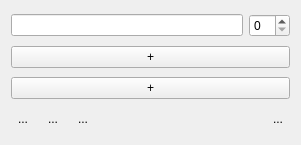
<?xml version="1.0" encoding="UTF-8"?>
<ui version="4.0">
 <class>RegistrationEntityWidgetControls</class>
 <widget class="QWidget" name="RegistrationEntityWidgetControls">
  <property name="geometry">
   <rect>
    <x>0</x>
    <y>0</y>
    <width>301</width>
    <height>145</height>
   </rect>
  </property>
  <property name="windowTitle">
   <string>Form</string>
  </property>
  <layout class="QVBoxLayout" name="widgetList">
   <item>
    <layout class="QHBoxLayout" name="horizontalLayout">
     <item>
      <widget class="QLineEdit" name="lineEditName"/>
     </item>
     <item>
      <widget class="QSpinBox" name="index"/>
     </item>
    </layout>
   </item>
   <item>
    <layout class="QHBoxLayout" name="referencePointSetData">
     <item>
      <widget class="QPushButton" name="addMovingPointSet">
       <property name="minimumSize">
        <size>
         <width>25</width>
         <height>0</height>
        </size>
       </property>
       <property name="text">
        <string>+</string>
       </property>
      </widget>
     </item>
    </layout>
   </item>
   <item>
    <layout class="QHBoxLayout" name="attachmentLayout">
     <item>
      <widget class="QPushButton" name="addAttachment">
       <property name="minimumSize">
        <size>
         <width>25</width>
         <height>0</height>
        </size>
       </property>
       <property name="text">
        <string>+</string>
       </property>
      </widget>
     </item>
    </layout>
   </item>
   <item>
    <layout class="QHBoxLayout" name="horizontalLayout_2">
     <item>
      <widget class="QToolButton" name="btnSaveTransforms">
       <property name="toolTip">
        <string>Save elastix transformation files</string>
       </property>
       <property name="text">
        <string>...</string>
       </property>
       <property name="icon">
        <iconset resource="../../../../../mitk/Plugins/org.mitk.gui.qt.ext/resources/org_mitk_icons.qrc">
         <normaloff>:/org_mitk_icons/icons/awesome/scalable/actions/document-save.svg</normaloff>:/org_mitk_icons/icons/awesome/scalable/actions/document-save.svg</iconset>
       </property>
       <property name="iconSize">
        <size>
         <width>28</width>
         <height>28</height>
        </size>
       </property>
       <property name="autoRaise">
        <bool>true</bool>
       </property>
      </widget>
     </item>
     <item>
      <widget class="QToolButton" name="btnLoadPreset">
       <property name="toolTip">
        <string>Open elastix transformation files</string>
       </property>
       <property name="text">
        <string>...</string>
       </property>
       <property name="icon">
        <iconset resource="../../../../../mitk/Plugins/org.mitk.gui.qt.ext/resources/org_mitk_icons.qrc">
         <normaloff>:/org_mitk_icons/icons/awesome/scalable/actions/document-open.svg</normaloff>:/org_mitk_icons/icons/awesome/scalable/actions/document-open.svg</iconset>
       </property>
       <property name="iconSize">
        <size>
         <width>28</width>
         <height>28</height>
        </size>
       </property>
       <property name="autoRaise">
        <bool>true</bool>
       </property>
      </widget>
     </item>
     <item>
      <widget class="QToolButton" name="btnApplyTransforms">
       <property name="toolTip">
        <string>Apply transformations to selected image and attachments</string>
       </property>
       <property name="text">
        <string>...</string>
       </property>
       <property name="icon">
        <iconset resource="../../../../../mitk/Plugins/org.mitk.gui.qt.ext/resources/org_mitk_icons.qrc">
         <normaloff>:/org_mitk_icons/icons/awesome/scalable/actions/edit-redo.svg</normaloff>:/org_mitk_icons/icons/awesome/scalable/actions/edit-redo.svg</iconset>
       </property>
       <property name="iconSize">
        <size>
         <width>28</width>
         <height>28</height>
        </size>
       </property>
       <property name="autoRaise">
        <bool>true</bool>
       </property>
      </widget>
     </item>
     <item>
      <spacer name="horizontalSpacer">
       <property name="orientation">
        <enum>Qt::Horizontal</enum>
       </property>
       <property name="sizeHint" stdset="0">
        <size>
         <width>40</width>
         <height>20</height>
        </size>
       </property>
      </spacer>
     </item>
     <item>
      <widget class="QToolButton" name="btnRemove">
       <property name="toolTip">
        <string>Delete this moving entity</string>
       </property>
       <property name="text">
        <string>...</string>
       </property>
       <property name="icon">
        <iconset resource="../../../../../mitk/Plugins/org.mitk.gui.qt.ext/resources/org_mitk_icons.qrc">
         <normaloff>:/org_mitk_icons/icons/awesome/scalable/actions/edit-delete.svg</normaloff>:/org_mitk_icons/icons/awesome/scalable/actions/edit-delete.svg</iconset>
       </property>
       <property name="iconSize">
        <size>
         <width>28</width>
         <height>28</height>
        </size>
       </property>
       <property name="autoRaise">
        <bool>true</bool>
       </property>
      </widget>
     </item>
    </layout>
   </item>
  </layout>
 </widget>
 <resources>
  <include location="../../../../../mitk/Plugins/org.mitk.gui.qt.ext/resources/org_mitk_icons.qrc"/>
 </resources>
 <connections/>
</ui>
